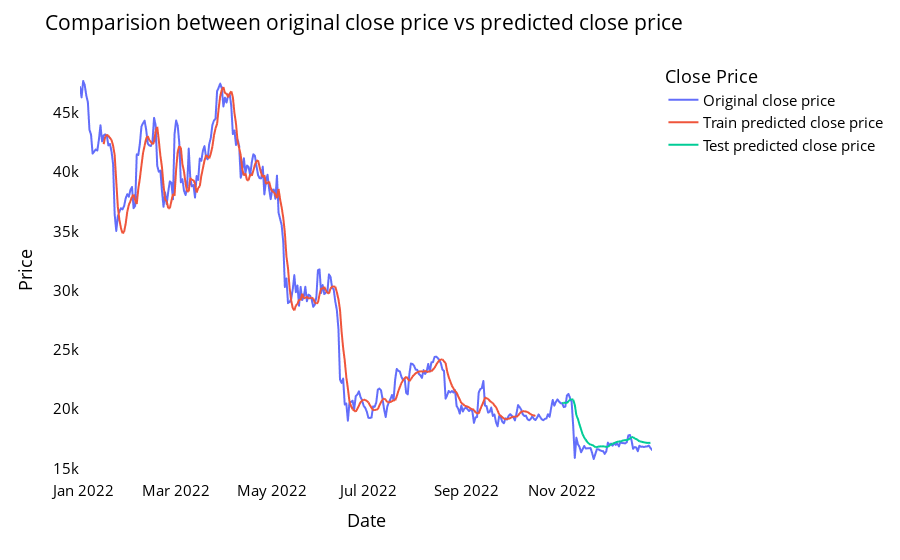

Notebook code for this chart:
### Markdown cell above
- # Comparision of original Bitcoin close price and predicted close price

### Code cell
# shift train predictions for plotting

look_back=time_step
trainPredictPlot = np.empty_like(closedf)
trainPredictPlot[:, :] = np.nan
trainPredictPlot[look_back:len(train_predict)+look_back, :] = train_predict
print("Train predicted data: ", trainPredictPlot.shape)

# shift test predictions for plotting
testPredictPlot = np.empty_like(closedf)
testPredictPlot[:, :] = np.nan
testPredictPlot[len(train_predict)+(look_back*2)+1:len(closedf)-1, :] = test_predict
print("Test predicted data: ", testPredictPlot.shape)

names = cycle(['Original close price','Train predicted close price','Test predicted close price'])


plotdf = pd.DataFrame({'date': close_stock['Date'],
                       'original_close': close_stock['Close'],
                      'train_predicted_close': trainPredictPlot.reshape(1,-1)[0].tolist(),
                      'test_predicted_close': testPredictPlot.reshape(1,-1)[0].tolist()})

fig = px.line(plotdf,x=plotdf['date'], y=[plotdf['original_close'],plotdf['train_predicted_close'],
                                          plotdf['test_predicted_close']],
              labels={'value':'Price','date': 'Date'})
fig.update_layout(title_text='Comparision between original close price vs predicted close price',
                  plot_bgcolor='white', font_size=15, font_color='black', legend_title_text='Close Price')
fig.for_each_trace(lambda t:  t.update(name = next(names)))

fig.update_xaxes(showgrid=False)
fig.update_yaxes(showgrid=False)
fig.show()

### Figure 1 — Plotly figure (JSON) as saved in the notebook; plotly's stock layout.template omitted (floating-point values rounded to 4 significant figures; data arrays with more than 128 entries replaced by an {"elided": "..."} marker saying what was removed)
{"data": [{"hovertemplate": "variable=original_close<br>Date=%{x}<br>Price=%{y}<extra></extra>", "legendgroup": "original_close", "line": {"color": "#636efa", "dash": "solid"}, "marker": {"symbol": "circle"}, "mode": "lines", "name": "Original close price", "showlegend": true, "type": "scattergl", "x": {"elided": "364 str values"}, "xaxis": "x", "y": {"elided": "364 float values"}, "yaxis": "y"}, {"hovertemplate": "variable=train_predicted_close<br>Date=%{x}<br>Price=%{y}<extra></extra>", "legendgroup": "train_predicted_close", "line": {"color": "#EF553B", "dash": "solid"}, "marker": {"symbol": "circle"}, "mode": "lines", "name": "Train predicted close price", "showlegend": true, "type": "scattergl", "x": {"elided": "364 str values"}, "xaxis": "x", "y": {"elided": "364 float values"}, "yaxis": "y"}, {"hovertemplate": "variable=test_predicted_close<br>Date=%{x}<br>Price=%{y}<extra></extra>", "legendgroup": "test_predicted_close", "line": {"color": "#00cc96", "dash": "solid"}, "marker": {"symbol": "circle"}, "mode": "lines", "name": "Test predicted close price", "showlegend": true, "type": "scattergl", "x": {"elided": "364 str values"}, "xaxis": "x", "y": {"elided": "364 float values"}, "yaxis": "y"}], "layout": {"font": {"color": "black", "size": 15}, "legend": {"title": {"text": "Close Price"}, "tracegroupgap": 0}, "margin": {"t": 60}, "plot_bgcolor": "white", "title": {"text": "Comparision between original close price vs predicted close price"}, "xaxis": {"anchor": "y", "domain": [0, 1], "showgrid": false, "title": {"text": "Date"}}, "yaxis": {"anchor": "x", "domain": [0, 1], "showgrid": false, "title": {"text": "Price"}}}}
